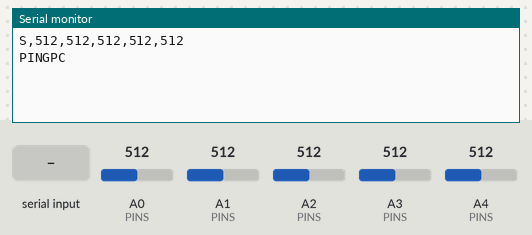
Bench run of a sketch on a simulated Arduino Uno, built with avr-gcc and run on an emulated ATmega328P. Shown: the last lines printed to the serial monitor. Inputs (shaded band) come from the test bench; at power-on: A0 (PINS) = 512, A1 (PINS) = 512, A2 (PINS) = 512, A3 (PINS) = 512, A4 (PINS) = 512.

Above: at 1.2 s.
1.3 s: "PING\n" received over Serial
At 1.9 s:
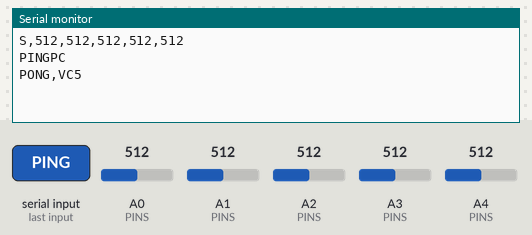
2.8 s: A0 (PINS) set to 716
At 3.01 s:
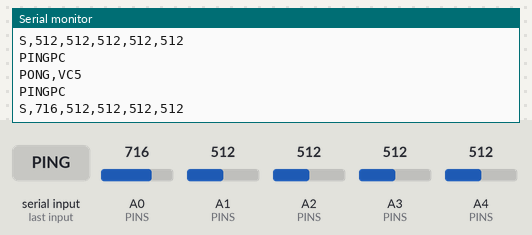

Measured:
- after the input at 1.3 s, the serial monitor: prints a new line at once (image 1)
- after the input at 2.8 s, the serial monitor: prints a new line at once (image 2)

The sketch:

VolumeController5.ino
```cpp
#include <SoftwareSerial.h>

// HC-05: TXD -> D2 (Arduino RX), RXD -> D3 (Arduino TX) (kříženě)
// Pozor: HC-05 RXD je 3.3V logika, na Arduino TX (D3) dej odporový dělič!
SoftwareSerial bt(2, 3);

const int PINS[5] = {A0, A1, A2, A3, A4};
int lastVals[5] = { -1, -1, -1, -1, -1 };

int readSmoothed(int pin) {
  long sum = 0;
  for (int i = 0; i < 5; i++) {
    sum += analogRead(pin);
    delayMicroseconds(600);
  }
  return (int)(sum / 5);
}

void sendFrame(Stream &out, int v0, int v1, int v2, int v3, int v4) {
  out.print("S,");
  out.print(v0); out.print(",");
  out.print(v1); out.print(",");
  out.print(v2); out.print(",");
  out.print(v3); out.print(",");
  out.print(v4);
  out.print("\n");
}

// --------------------
// Failover logic:
// Arduino každou sekundu pošle na USB "PINGPC".
// PC aplikace odpoví "PONGPC".
// Když 3× za sebou nepřijde PONGPC -> přepne se na BT režim (posílá data jen přes BT).
// Jakmile PONGPC zase chodí -> přepne zpět na USB.
// --------------------
unsigned long lastPingMs = 0;
bool usbPongSinceLastPing = false;
int usbMisses = 0;
bool usbOk = true;

void handleIncoming(Stream &in, Stream &out, bool isUsb) {
  if (!in.available()) return;

  String line = in.readStringUntil('\n');
  line.trim();

  // PC handshake (z appky / při hledání portu)
  if (line.equalsIgnoreCase("PING")) {
    out.print("PONG,VC5\n");
    return;
  }

  // Odpověď PC na náš ping
  if (isUsb && line.equalsIgnoreCase("PONGPC")) {
    usbPongSinceLastPing = true;
    return;
  }
}

void setup() {
  Serial.begin(115200); // USB
  bt.begin(9600);       // HC-05
}

void loop() {
  // Čti příchozí řádky (USB + BT)
  handleIncoming(Serial, Serial, true);
  handleIncoming(bt, bt, false);

  // Ping PC po USB každou sekundu
  unsigned long now = millis();
  if (now - lastPingMs >= 1000) {
    lastPingMs = now;

    Serial.print("PINGPC\n");

    if (usbPongSinceLastPing) {
      usbMisses = 0;
    } else {
      usbMisses++;
    }
    usbPongSinceLastPing = false;

    usbOk = (usbMisses < 3);
  }

  int vals[5];
  bool changed = false;

  for (int i = 0; i < 5; i++) {
    vals[i] = readSmoothed(PINS[i]);
    if (lastVals[i] == -1 || abs(vals[i] - lastVals[i]) >= 4) changed = true;
  }

  if (changed) {
    if (usbOk) {
      sendFrame(Serial, vals[0], vals[1], vals[2], vals[3], vals[4]);
    } else {
      sendFrame(bt, vals[0], vals[1], vals[2], vals[3], vals[4]);
    }

    for (int i = 0; i < 5; i++) lastVals[i] = vals[i];
  }

  delay(20); // ~50 Hz
}
```
